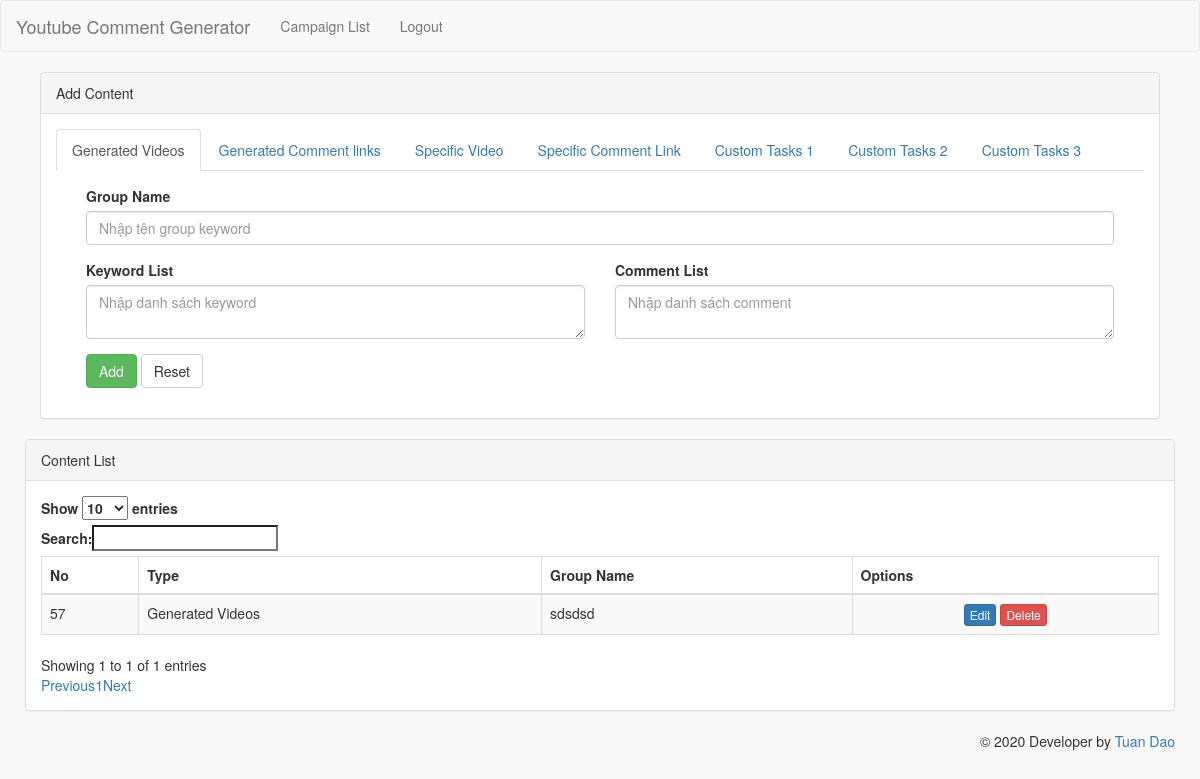
The page /campaign-content.php?campaign_id=15 (signed in) on the database as committed earlier.
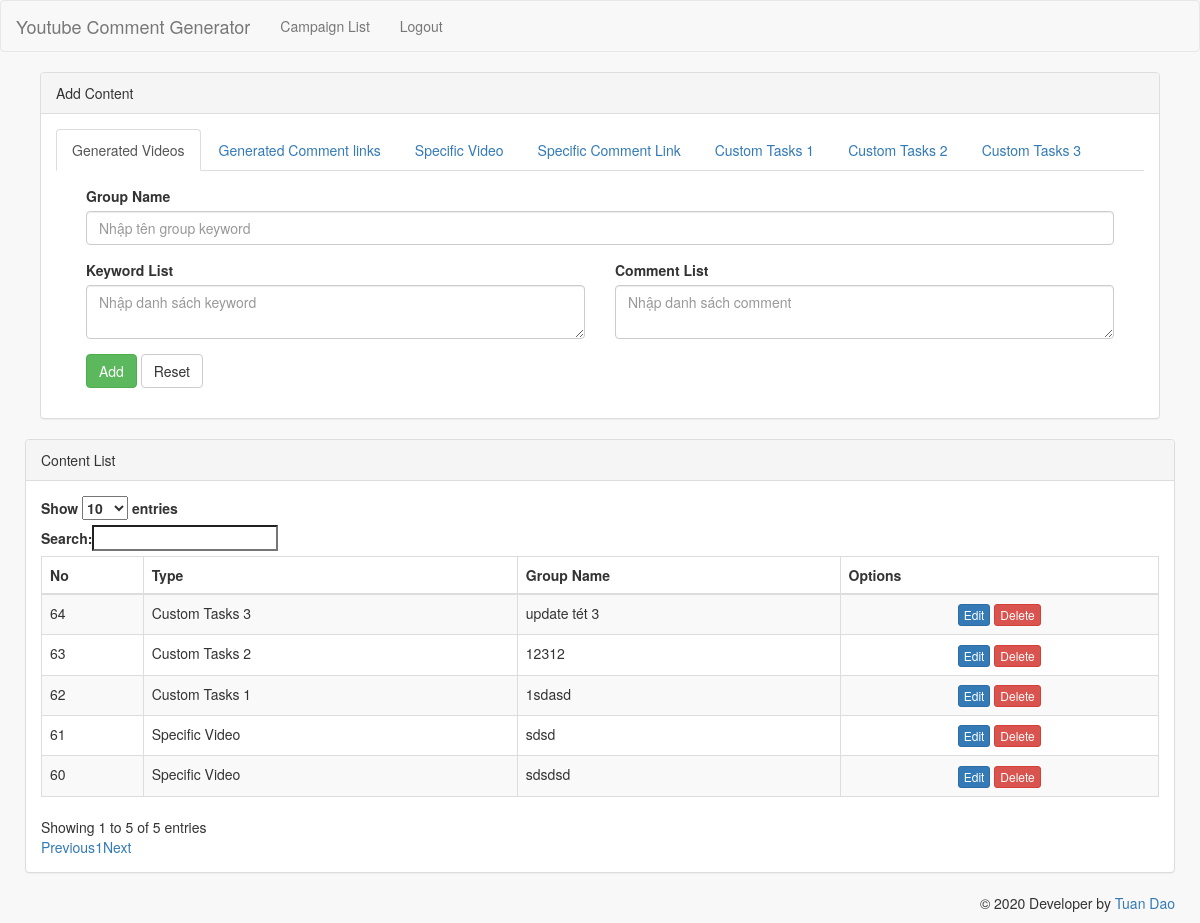
The same page on the database as committed later.
### tables this page shows
CREATE TABLE IF NOT EXISTS `groups` (
  `id` int(11) UNSIGNED NOT NULL AUTO_INCREMENT,
  `group_name` varchar(256) DEFAULT NULL,
  `campaign_id` int(11) DEFAULT NULL,
  `type` int(11) DEFAULT NULL,
  `keyword_list` text DEFAULT NULL,
  `comment_list` text DEFAULT NULL,
  `channel` varchar(256) DEFAULT NULL,
  `url` varchar(512) DEFAULT NULL,
  `custom_html` text DEFAULT NULL,
  PRIMARY KEY (`id`),
  KEY `idx_campaign` (`campaign_id`)
);

### DbModel.php (called while the page is built, shortened)
<?php
class DbModel {
    private $link = null;
    public function __construct() {
        $this->link = mysqli_connect(DB_HOST, DB_USER, DB_PASSWORD, DB_NAME);
        mysqli_set_charset($this->link, "utf8");
    }
    public function get_all_group($campaign_id = null) {
        $where = '';
        if ($campaign_id) $where = 'WHERE campaign_id = ' . $campaign_id;
        $query = "SELECT * FROM groups  $where  order by id DESC";
        $result = mysqli_query($this->link, $query);
        if ($result) {
            $return = mysqli_fetch_all($result, MYSQLI_ASSOC);
            if ($return) return $return;
        }
        return [];
    }
    public function get_campaign_by_id($id) {
        $query = "SELECT * FROM campaign WHERE id = '$id' LIMIT 1";
        $result = mysqli_query($this->link, $query);
        if ($result) {
            $return = mysqli_fetch_assoc($result);
            if ($return) return $return;
        }
        return [];
    }
}

### campaign-content.php (the view, shortened to what the changed rows need)
<?php
require_once 'layout/header.php';
?>
<?php
$dbModel = new DbModel();
$campaign_id = $_REQUEST['campaign_id'];
$campaign = $dbModel->get_campaign_by_id($campaign_id);
$list = $dbModel->get_all_group($campaign_id);
?>
    <div class="row">
    <div class="row">
        <div class="col-lg-12">
            <div class="panel panel-default">
                <div class="panel-heading">Content List
                </div>
                <div class="panel-body">
                    <table id="list_links" class="table table-striped table-bordered" style="width:100%">
                        <thead>
                        <tr>
                            <th>No</th>
                            <th>Type</th>
                            <th>Group Name</th>
                            <th>Options</th>
                        </tr>
                        </thead>
                        <tbody>
                        <?php
                        foreach ($list as $item) {
                            ?>
                            <tr id="urlItem_<?php echo $item['id'] ?>">
                                <td><?php echo $item['id'] ?></td>
                                <td><?php echo campaign_type_name($item['type']) ?></td>
                                <td><?php echo $item['group_name'] ?></td>
                                <td class="text-center">
                                    <a href="edit-content.php?group_id=<?php echo $item['id'] ?>&campaign_id=<?php echo $campaign_id ?>"
                                       class="btn btn-xs btn-primary" title="Edit item">Edit</a>
                                    <button type="button" class="btn btn-xs btn-danger" title="Delete this item"
                                            onclick="deleteItem('<?php echo $item['id'] ?>')">Delete
                                    </button>
                                </td>
                            </tr>
                        <?php } ?>
                        </tbody>
                    </table>
                </div>
            </div>
        </div>
    </div>
<?php
require_once 'layout/footer.php';
function campaign_type_name($type)
{
    $names = ['Generated Videos', 'Generated Comment Links', 'Specific Video', 'Specific Comment Link', 'Custom Tasks 1', 'Custom Tasks 2', 'Custom Tasks 3'];
    return $names[$type - 1] ?? 'Unknown';
}

Rows that differ between the two databases and show on the page:
removed groups: id "57", type "Generated Videos", group_name "sdsdsd"
added groups: id "64", type "Custom Tasks 3", group_name "update tét 3"
added groups: id "63", type "Custom Tasks 2", group_name "12312"
added groups: id "62", type "Custom Tasks 1", group_name "1sdasd"
added groups: id "61", type "Specific Video", group_name "sdsd"
added groups: id "60", type "Specific Video", group_name "sdsdsd"
Other text that changed with them:
text written by a page script: "Show entries Search: Showing 1 to 1 of 1 entries Previous 1 Next" → "Show entries Search: Showing 1 to 5 of 5 entries Previous 1 Next"
